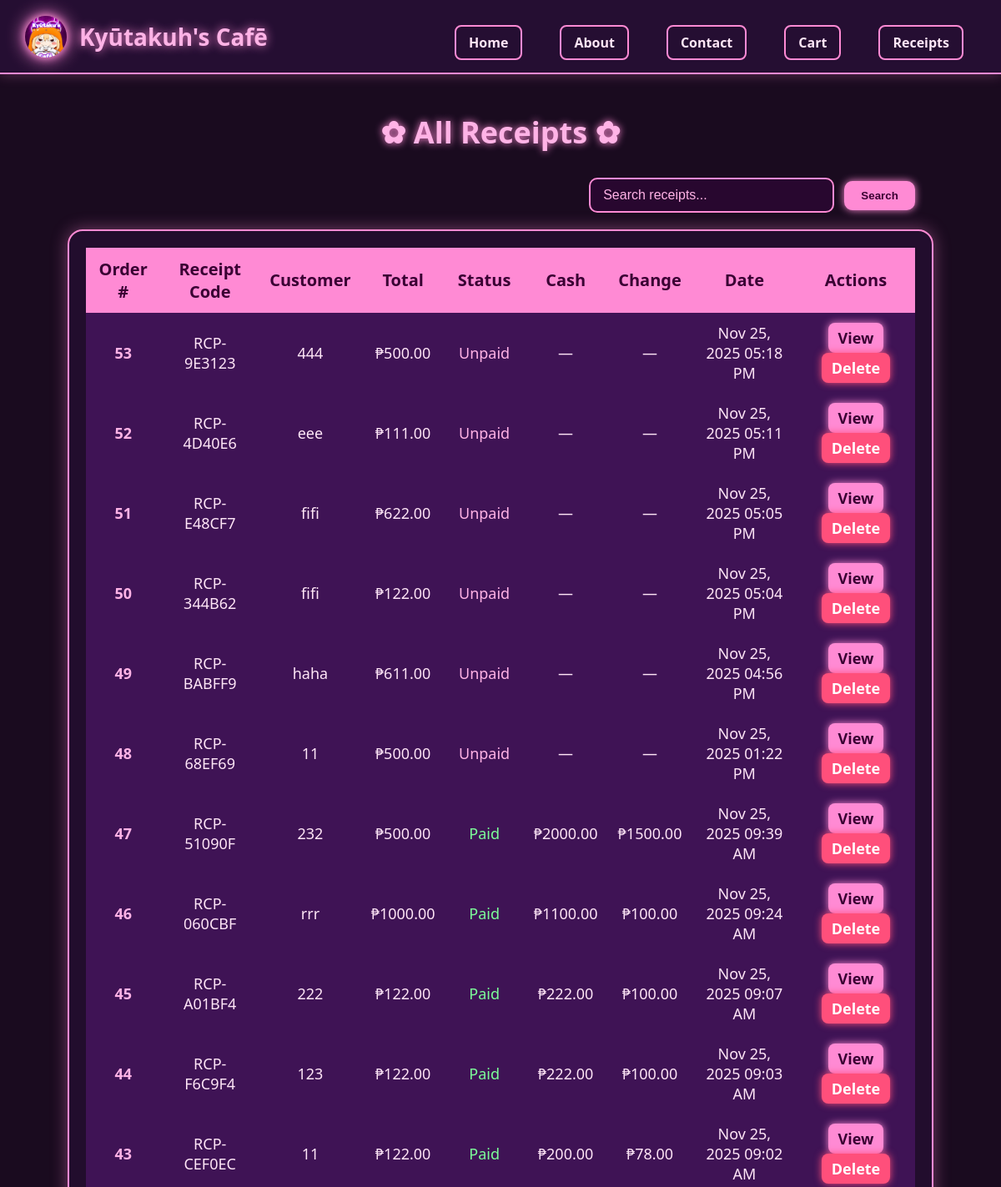
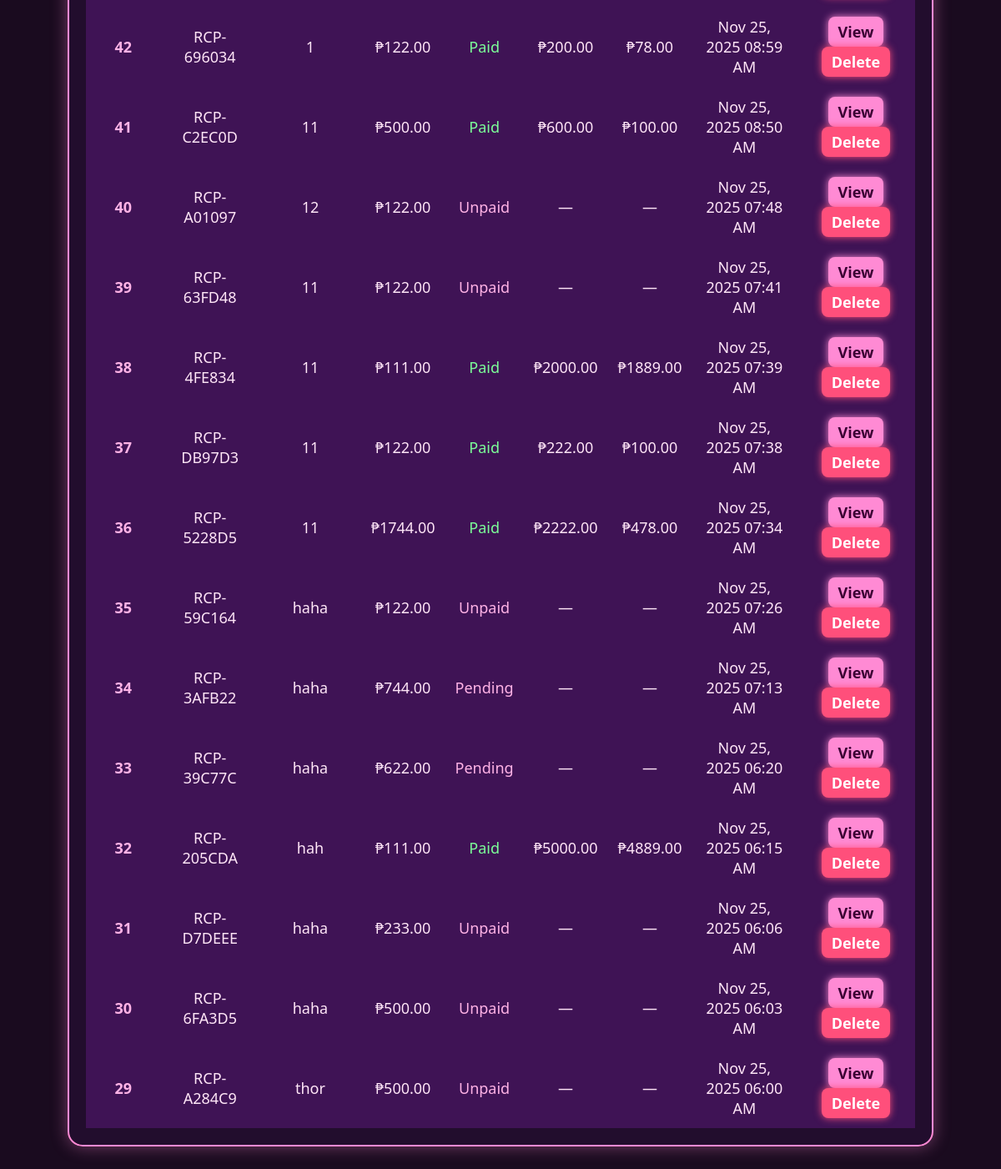
The app's page /admin-receipts/ (signed in) with its own data (2 pictures, top to bottom).
### store/models.py (models this page shows, shortened)
class Order(models.Model):
    user = models.ForeignKey(User, on_delete=models.SET_NULL, null=True, blank=True)
    receipt_code = models.CharField(max_length=20, unique=True, blank=True, null=True)
    customer_name = models.CharField(max_length=100)
    created_at = models.DateTimeField(auto_now_add=True)
    payment_status = models.CharField(
        max_length=20,
        choices=[
            ("unpaid", "Unpaid"),
            ("pending", "Pending"),
            ("paid", "Paid")
        ],
        default="unpaid"
    )
    cash_received = models.DecimalField(max_digits=10, decimal_places=2, null=True, blank=True)
    change_given = models.DecimalField(max_digits=10, decimal_places=2, null=True, blank=True)
    payment_screenshot = models.ImageField(upload_to="payments/", blank=True, null=True)
    def total_price(self):
        total = Decimal("0")
        for item in self.items.all():
            try:
                total += Decimal(item.total_price)
            except (InvalidOperation, ValueError, TypeError):
                total += Decimal(item.quantity) * Decimal(item.product.price)
        return total

class CheckoutItem(models.Model):
    order = models.ForeignKey(Order, related_name='items', on_delete=models.CASCADE)
    product = models.ForeignKey(Product, on_delete=models.CASCADE)
    quantity = models.PositiveIntegerField(default=1)
    total_price = models.DecimalField(max_digits=10, decimal_places=2)

### store/views.py (the view, shortened to what this page needs)
# urls.py: path("admin-receipts/", views.admin_receipts_view, name="admin_receipts"),
def admin_receipts_view(request):
    if not request.user.is_authenticated or not request.user.is_superuser:
        messages.error(request, "Admin access only.")
        return redirect("home")
    orders = Order.objects.all().order_by("-created_at")
    return render(request, "store/admin_receipts.html", {"orders": orders})

### store/context_processors.py (called while the page is built)
def cart_total(request):
    cart = request.session.get("cart", {})
    total = Decimal("0.00")
    for item in cart.values():
        total += Decimal(item.get("price", "0.00")) * item.get("quantity", 0)
    return {"cart_total": total}

### store/templates/store/admin_receipts.html (shortened to what this page needs)
{% extends "store/base.html" %}
{% load static %}
{% block content %}
<h2 class="receipt-title">✿ All Receipts ✿</h2>
<div class="search-container">
    <form method="GET">
        <input type="text" name="q" placeholder="Search receipts..."
               value="{{ request.GET.q }}" class="search-input">
        <button type="submit" class="search-btn">Search</button>
    </form>
</div>
<div class="receipt-container">
<table class="receipt-table">
    <thead>
        <tr>
            <th>Order #</th>
            <th>Receipt Code</th>
            <th>Customer</th>
            <th>Total</th>
            <th>Status</th>
            <th>Cash</th>
            <th>Change</th>
            <th>Date</th>
            <th>Actions</th>
        </tr>
    </thead>
    <tbody>
        {% for o in orders %}
        <tr class="receipt-row">
            <td class="order-id">{{ o.id }}</td>
            <td>{{ o.receipt_code }}</td>
            <td>{{ o.customer_name }}</td>
            <td>₱{{ o.total_price }}</td>
            <td class="status
                       {% if o.payment_status == 'paid' %}
                            status-paid
                       {% else %}
                            status-unpaid
                       {% endif %}
                       ">
                {{ o.payment_status|title }}
            </td>
            <td>
                {% if o.payment_status == 'paid' %}
                    ₱{{ o.cash_received }}
                {% else %}
                    —
                {% endif %}
            </td>
            <td>
                {% if o.payment_status == 'paid' %}
                    ₱{{ o.change_given }}
                {% else %}
                    —
                {% endif %}
            </td>
            <td>{{ o.created_at|date:"M d, Y h:i A" }}</td>
            <td class="action-buttons">
                <a href="{% url 'cashier_receipt' o.id %}" class="btn-view">View</a>
                <a href="{% url 'delete_receipt' o.id %}"
                   onclick="return confirm('Delete this receipt permanently?')"
                   class="btn-delete">Delete</a>
            </td>
        </tr>
        {% empty %}
        <tr>
            <td colspan="9" class="no-data">No receipts found.</td>
        </tr>
        {% endfor %}
    </tbody>
</table>
</div>
{% endblock %}

### static/css/style.css (style rules this page uses)
body { font-family: 'Segoe UI', Arial, sans-serif; background: #1A0B1F; color: #FFE6F7; margin: 0; }

### store/templates/store/base.html (style rules this page uses)
body { margin: 0; font-family: 'Segoe UI', Arial, sans-serif; background: #1A0B1F; color: #FFE6F7; }

### store/templates/store/admin_receipts.html (style rules this page uses)
.receipt-title { text-align: center; color: #FFB3E6; margin-top: 25px; font-size: 36px; text-shadow: 0 0 10px #FF8AD4; }
.search-container { width: 92%; margin: 15px auto; text-align: right; }
.search-input { padding: 10px 15px; width: 260px; border-radius: 10px; border: 2px solid #FF8AD4; background: rgba(60, 0, 70, 0.4); color: #FFE6F7; outline: none; font-size: 16px; }
.search-input::placeholder { color: #FFB3E6; }
.search-btn { padding: 10px 20px; margin-left: 8px; border: none; border-radius: 10px; background: #FF8AD4; color: #3A0033; font-weight: bold; cursor: pointer; box-shadow: 0 0 10px #FF8AD4; transition: 0.2s; }
.receipt-container { width: 92%; margin: 20px auto; background: rgba(40, 15, 55, 0.6); padding: 20px; border-radius: 18px; border: 2px solid #FF8AD4; box-shadow: 0 0 20px rgba(255, 138, 212, 0.4); }
.receipt-table { width: 100%; border-collapse: collapse; font-size: 18px; color: #FFE6F7; }
.receipt-table thead tr { background: #FF8AD4; color: #3A0033; text-align: center; font-size: 20px; font-weight: bold; }
.receipt-table th, .receipt-table td { padding: 12px; text-align: center; }
.receipt-row { background: rgba(70,20,95,0.8); transition: 0.3s; }
.order-id { font-weight: bold; color: #FFB3E6; }
.status-paid { color: #7CFF99; }
.status-unpaid { color: #FFB3E6; }
.action-buttons a { padding: 6px 12px; border-radius: 8px; font-weight: bold; text-decoration: none; margin: 0 3px; display: inline-block; }
.btn-view { background: #FF8AD4; color: #3A0033; box-shadow: 0 0 10px #FF8AD4; }
.btn-delete { background: #FF4F7B; color: white; box-shadow: 0 0 10px #FF4F7B; }

### records on screen
Order: id "53", receipt_code "RCP-9E3123", customer_name "444", total_price "500.00", payment_status "Unpaid", created_at "Nov 25, 2025 05:18 PM"
Order: id "52", receipt_code "RCP-4D40E6", customer_name "eee", total_price "111.00", payment_status "Unpaid", created_at "Nov 25, 2025 05:11 PM"
Order: id "51", receipt_code "RCP-E48CF7", customer_name "fifi", total_price "622.00", payment_status "Unpaid", created_at "Nov 25, 2025 05:05 PM"
Order: id "50", receipt_code "RCP-344B62", customer_name "fifi", total_price "122.00", payment_status "Unpaid", created_at "Nov 25, 2025 05:04 PM"
Order: id "49", receipt_code "RCP-BABFF9", customer_name "haha", total_price "611.00", payment_status "Unpaid", created_at "Nov 25, 2025 04:56 PM"
Order: id "48", receipt_code "RCP-68EF69", customer_name "11", total_price "500.00", payment_status "Unpaid", created_at "Nov 25, 2025 01:22 PM"
Order: id "47", receipt_code "RCP-51090F", customer_name "232", total_price "500.00", payment_status "Paid", cash_received "2000.00", change_given "1500.00", created_at "Nov 25, 2025 09:39 AM"
Order: id "46", receipt_code "RCP-060CBF", customer_name "rrr", total_price "1000.00", payment_status "Paid", cash_received "1100.00", change_given "100.00", created_at "Nov 25, 2025 09:24 AM"
Order: id "45", receipt_code "RCP-A01BF4", customer_name "222", total_price "122.00", payment_status "Paid", cash_received "222.00", change_given "100.00", created_at "Nov 25, 2025 09:07 AM"
Order: id "44", receipt_code "RCP-F6C9F4", customer_name "123", total_price "122.00", payment_status "Paid", cash_received "222.00", change_given "100.00", created_at "Nov 25, 2025 09:03 AM"
Order: id "43", receipt_code "RCP-CEF0EC", customer_name "11", total_price "122.00", payment_status "Paid", cash_received "200.00", change_given "78.00", created_at "Nov 25, 2025 09:02 AM"
Order: id "42", receipt_code "RCP-696034", customer_name "1", total_price "122.00", payment_status "Paid", cash_received "200.00", change_given "78.00", created_at "Nov 25, 2025 08:59 AM"
Order: id "41", receipt_code "RCP-C2EC0D", customer_name "11", total_price "500.00", payment_status "Paid", cash_received "600.00", change_given "100.00", created_at "Nov 25, 2025 08:50 AM"
Order: id "40", receipt_code "RCP-A01097", customer_name "12", total_price "122.00", payment_status "Unpaid", created_at "Nov 25, 2025 07:48 AM"
Order: id "39", receipt_code "RCP-63FD48", customer_name "11", total_price "122.00", payment_status "Unpaid", created_at "Nov 25, 2025 07:41 AM"
Order: id "38", receipt_code "RCP-4FE834", customer_name "11", total_price "111.00", payment_status "Paid", cash_received "2000.00", change_given "1889.00", created_at "Nov 25, 2025 07:39 AM"
Order: id "37", receipt_code "RCP-DB97D3", customer_name "11", total_price "122.00", payment_status "Paid", cash_received "222.00", change_given "100.00", created_at "Nov 25, 2025 07:38 AM"
Order: id "36", receipt_code "RCP-5228D5", customer_name "11", total_price "1744.00", payment_status "Paid", cash_received "2222.00", change_given "478.00", created_at "Nov 25, 2025 07:34 AM"
Order: id "35", receipt_code "RCP-59C164", customer_name "haha", total_price "122.00", payment_status "Unpaid", created_at "Nov 25, 2025 07:26 AM"
Order: id "34", receipt_code "RCP-3AFB22", customer_name "haha", total_price "744.00", payment_status "Pending", created_at "Nov 25, 2025 07:13 AM"
Order: id "33", receipt_code "RCP-39C77C", customer_name "haha", total_price "622.00", payment_status "Pending", created_at "Nov 25, 2025 06:20 AM"
Order: id "32", receipt_code "RCP-205CDA", customer_name "hah", total_price "111.00", payment_status "Paid", cash_received "5000.00", change_given "4889.00", created_at "Nov 25, 2025 06:15 AM"
Order: id "31", receipt_code "RCP-D7DEEE", customer_name "haha", total_price "233.00", payment_status "Unpaid", created_at "Nov 25, 2025 06:06 AM"
Order: id "30", receipt_code "RCP-6FA3D5", customer_name "haha", total_price "500.00", payment_status "Unpaid", created_at "Nov 25, 2025 06:03 AM"
Order: id "29", receipt_code "RCP-A284C9", customer_name "thor", total_price "500.00", payment_status "Unpaid", created_at "Nov 25, 2025 06:00 AM"
